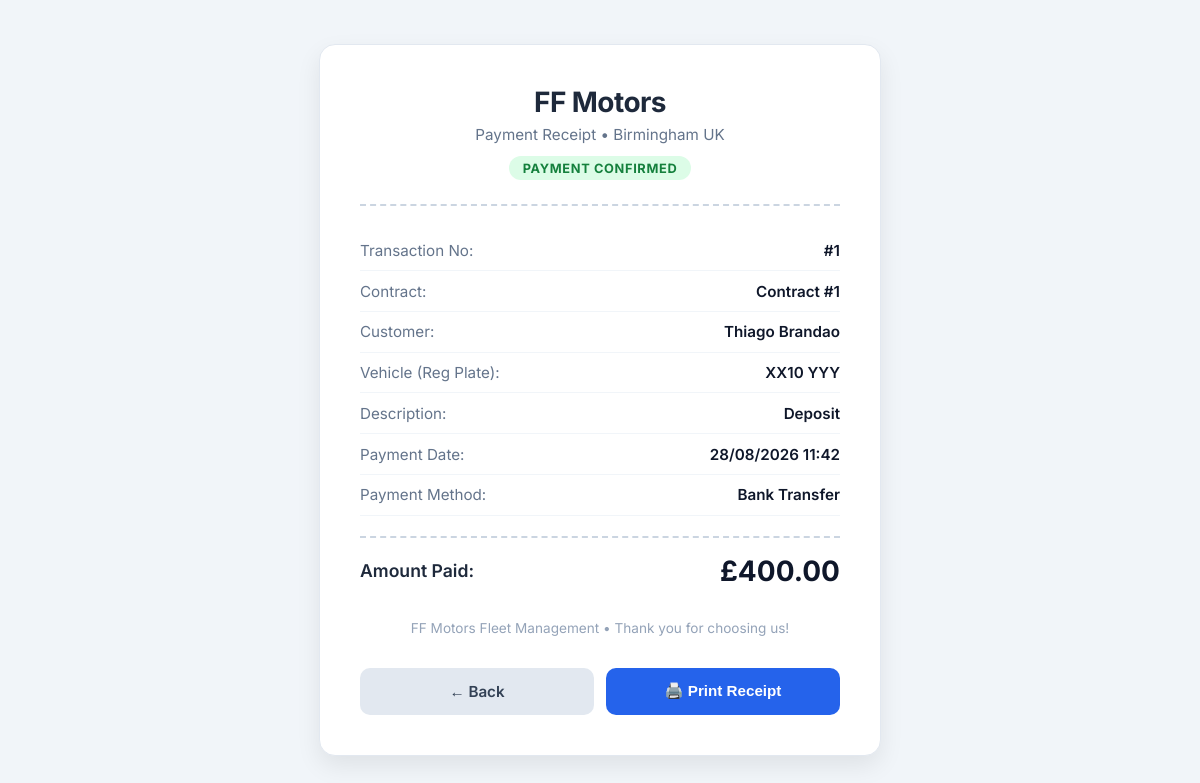
Page /recibo/1 (signed in) on the earlier database version.
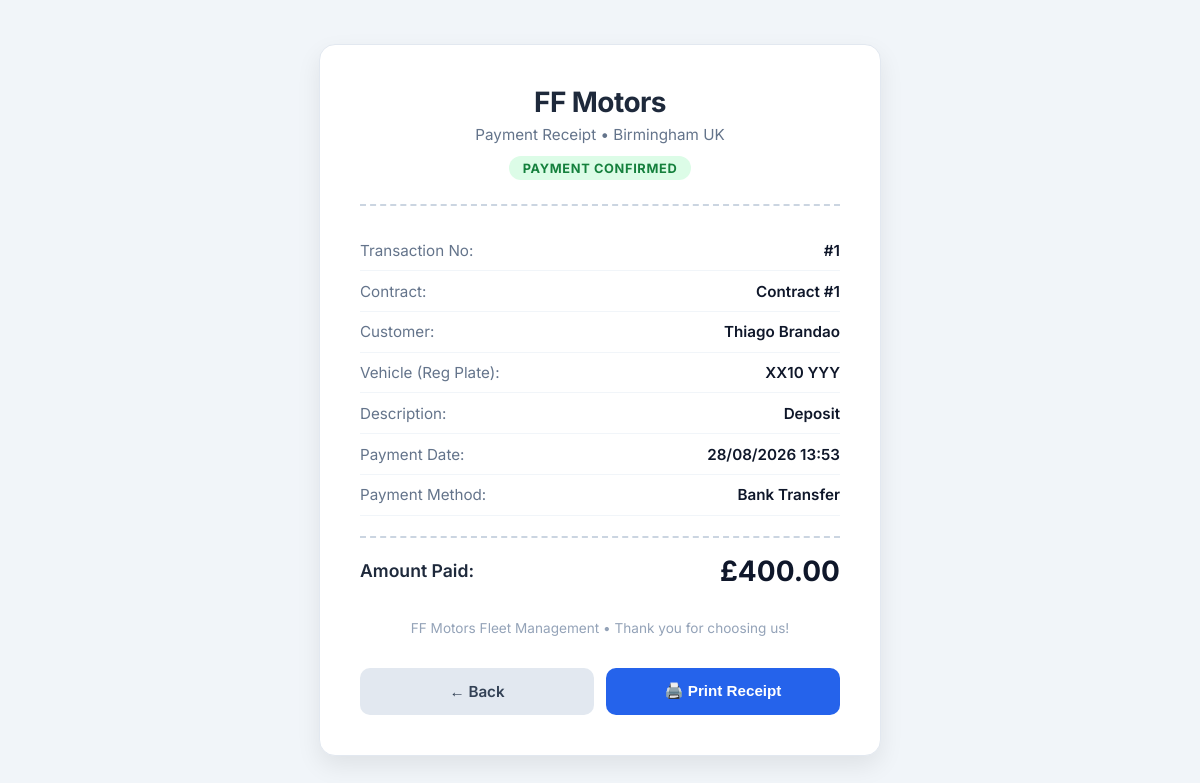
Same page on the later database version.
### database.py (models this page shows)
class FinancialTransaction(db.Model):
    __tablename__ = 'financeiro_transacoes'
    id = db.Column(db.Integer, primary_key=True)
    id_contrato = db.Column(db.Integer, db.ForeignKey('contratos.id'), nullable=False)
    tipo = db.Column(db.String(20), nullable=False) # Aluguel, Deposito, Multa, Dano, Devolucao_Deposito
    data_vencimento = db.Column(db.DateTime, nullable=False)
    data_pagamento = db.Column(db.DateTime, nullable=True)
    valor = db.Column(db.Numeric(10, 2), nullable=False)
    status = db.Column(db.String(20), default=TransactionStatus.PENDENTE.value, nullable=False)
    forma_pagamento = db.Column(db.String(50), nullable=True)
    registrado_por_nome = db.Column(db.String(100), nullable=True)

class Client(db.Model):
    __tablename__ = 'clientes'
    id = db.Column(db.Integer, primary_key=True)
    nome = db.Column(db.String(100), nullable=False)
    telefone = db.Column(db.String(20), nullable=False)
    email = db.Column(db.String(120), unique=True, nullable=False)
    endereco = db.Column(db.String(255), nullable=True)
    url_habilitacao = db.Column(db.String(255), nullable=True)
    url_comprovante_endereco = db.Column(db.String(255), nullable=True)
    contratos = db.relationship('Contract', backref='cliente', lazy=True)

class Contract(db.Model):
    __tablename__ = 'contratos'
    id = db.Column(db.Integer, primary_key=True)
    id_cliente = db.Column(db.Integer, db.ForeignKey('clientes.id'), nullable=False)
    placa = db.Column(db.String(10), db.ForeignKey('motos.placa'), nullable=False)
    data_retirada = db.Column(db.DateTime, default=datetime.utcnow, nullable=False)
    dia_pagamento_semanal = db.Column(db.Integer, nullable=False) # 0-6 (Segunda-Domingo)
    valor_aluguel_semanal = db.Column(db.Float, nullable=False, default=250.00)
    data_devolucao = db.Column(db.DateTime, nullable=True)
    status = db.Column(db.String(20), default=ContractStatus.ATIVO.value, nullable=False)
    url_seguro = db.Column(db.String(255), nullable=True)
    url_comprovante_deposito = db.Column(db.String(255), nullable=True)
    criado_por_nome = db.Column(db.String(100), nullable=True)
    vistorias = db.relationship('Inspection', backref='contrato', lazy=True)
    transacoes = db.relationship('FinancialTransaction', backref='contrato', lazy=True)

### app.py (the view)
@app.route('/recibo/<int:id>')
def pagina_recibo(id):
    t = FinancialTransaction.query.get_or_404(id)
    contrato = Contract.query.get(t.id_contrato) if t.id_contrato else None
    cliente = Client.query.get(contrato.id_cliente) if (contrato and contrato.id_cliente) else None
    return render_template('recibo.html', transacao=t, contrato=contrato, cliente=cliente)

### app.py (called while the page is built, shortened)
@login_manager.user_loader
def load_user(user_id):
    try:
        return User.query.get(int(user_id))
    except Exception:
        return None

@app.before_request
def check_authentication():
    allowed_routes = ['login', 'static', 'custom_static_uploads', 'favicon']
    if request.endpoint in allowed_routes:
        return
    if request.path.startswith('/static/'):
        return
    if not current_user.is_authenticated:
        if request.path.startswith('/api/'):
            return jsonify({"error": "Unauthorized", "message": "Authentication required"}), 401
        return redirect(url_for('login', next=request.path))

@app.after_request
def add_inline_document_headers(response):
    return response

### database.py (called while the page is built)
    @property
    def is_active(self):
        return self.ativo

### templates/recibo.html (shortened to what this page needs)
<!DOCTYPE html>
<html lang="en">
<head>
</head>
<body>
    <div class="receipt-card">
        <div class="receipt-header">
            <h1>FF Motors</h1>
            <p>Payment Receipt &bull; Birmingham UK</p>
            <span class="receipt-badge">Payment Confirmed</span>
        </div>
        <div class="receipt-body">
            <div class="receipt-row">
                <span>Transaction No:</span>
                <span>#{{ transacao.id }}</span>
            </div>
            <div class="receipt-row">
                <span>Contract:</span>
                <span>Contract #{{ transacao.id_contrato }}</span>
            </div>
            <div class="receipt-row">
                <span>Customer:</span>
                <span>{{ cliente.nome if cliente else '-' }}</span>
            </div>
            <div class="receipt-row">
                <span>Vehicle (Reg Plate):</span>
                <span>{{ contrato.placa if contrato else '-' }}</span>
            </div>
            <div class="receipt-row">
                <span>Description:</span>
                <span>{{ transacao.tipo }}</span>
            </div>
            <div class="receipt-row">
                <span>Payment Date:</span>
                <span>{{ transacao.data_pagamento.strftime('%d/%m/%Y %H:%M') if transacao.data_pagamento else '-' }}</span>
            </div>
            <div class="receipt-row">
                <span>Payment Method:</span>
                <span>{{ transacao.forma_pagamento or 'Not specified' }}</span>
            </div>
            <div class="receipt-total">
                <span>Amount Paid:</span>
                <span>£{{ "%.2f"|format(transacao.valor) }}</span>
            </div>
        </div>
        <div class="receipt-footer">
            <p>FF Motors Fleet Management &bull; Thank you for choosing us!</p>
        </div>
        <div class="receipt-actions">
            <a href="/financeiro" class="btn btn-back" data-back="true">&larr; Back</a>
            <button onclick="window.print()" class="btn btn-print">🖨️ Print Receipt</button>
        </div>
    </div>
</body>
</html>

### templates/recibo.html (style rules this page uses)
body { font-family: 'Inter', sans-serif; background: #f1f5f9; color: #0f172a; display: flex; justify-content: center; align-items: center; min-height: 100vh; margin: 0; padding: 1.5rem; box-sizing: border-box; }
.receipt-card { background: #ffffff; width: 100%; max-width: 480px; padding: 2.5rem; border-radius: 16px; box-shadow: 0 10px 25px rgba(0,0,0,0.08); border: 1px solid #e2e8f0; }
.receipt-header { text-align: center; border-bottom: 2px dashed #cbd5e1; padding-bottom: 1.5rem; margin-bottom: 1.5rem; }
.receipt-header h1 { margin: 0; font-size: 1.75rem; font-weight: 700; color: #1e293b; letter-spacing: -0.02em; }
.receipt-header p { margin: 0.35rem 0 0; color: #64748b; font-size: 0.95rem; }
.receipt-badge { display: inline-block; margin-top: 0.75rem; background: #dcfce7; color: #15803d; font-weight: 700; font-size: 0.8rem; padding: 0.3rem 0.85rem; border-radius: 999px; text-transform: uppercase; letter-spacing: 0.05em; }
.receipt-row { display: flex; justify-content: space-between; padding: 0.65rem 0; font-size: 0.95rem; border-bottom: 1px solid #f1f5f9; }
.receipt-row span:first-child { color: #64748b; }
.receipt-row span:last-child { font-weight: 600; color: #0f172a; text-align: right; }
.receipt-total { margin-top: 1.25rem; padding-top: 1rem; border-top: 2px dashed #cbd5e1; display: flex; justify-content: space-between; align-items: center; }
.receipt-total span:first-child { font-size: 1.1rem; font-weight: 600; color: #1e293b; }
.receipt-total span:last-child { font-size: 1.75rem; font-weight: 700; color: #0f172a; }
.receipt-footer { text-align: center; margin-top: 2rem; color: #94a3b8; font-size: 0.85rem; }
.receipt-actions { margin-top: 2rem; display: flex; gap: 0.75rem; }
.btn { flex: 1; padding: 0.875rem 1rem; border-radius: 10px; font-weight: 600; font-size: 0.95rem; cursor: pointer; border: none; text-align: center; text-decoration: none; display: inline-flex; justify-content: center; align-items: center; }
.btn-print { background: #2563eb; color: #ffffff; }
.btn-back { background: #e2e8f0; color: #334155; }

Differences in the rows shown:
changed FinancialTransaction "Deposit": data_pagamento "28/08/2026 11:42" → "28/08/2026 13:53"
